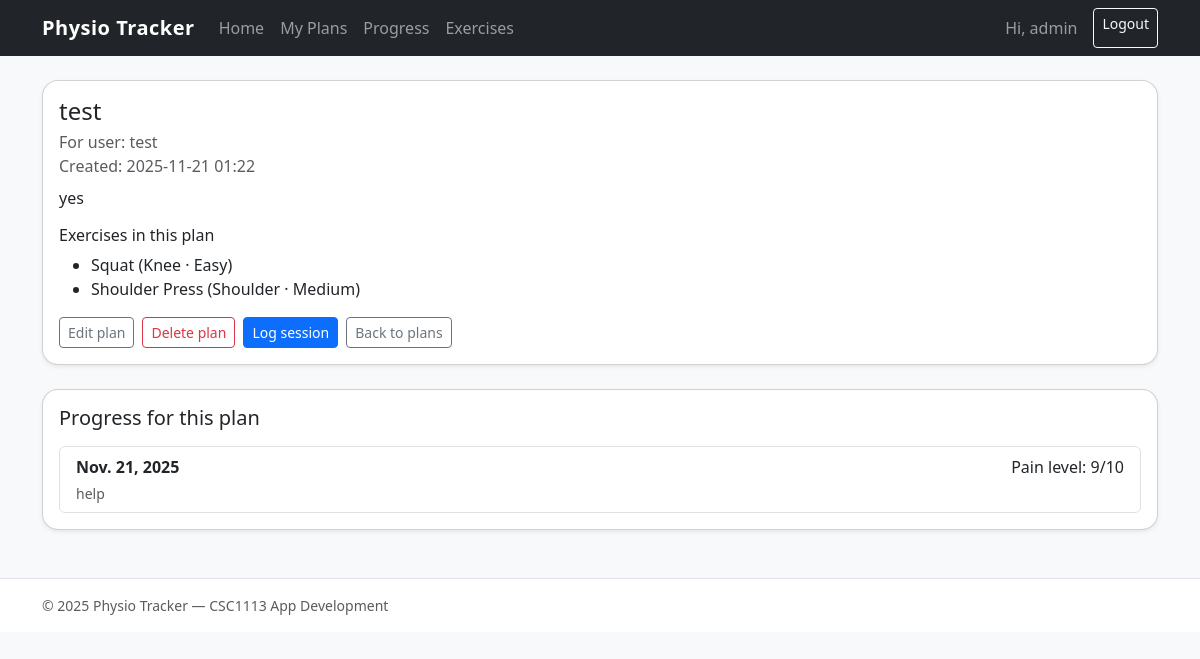
The app's page /plans/8/ (signed in) with its own data.
### tracker/models.py (models this page shows, shortened)
class Plan(models.Model):
    user = models.ForeignKey(User, on_delete=models.CASCADE)
    created_by = models.ForeignKey(
        User,
        on_delete=models.SET_NULL,
        null=True,
        blank=True,
        related_name='plans_created'
    )
    name = models.CharField(max_length=100)
    description = models.TextField(blank=True)
    exercises = models.ManyToManyField(Exercise, blank=True)
    created_at = models.DateTimeField(auto_now_add=True)

class Exercise(models.Model):
    BODY_AREAS = [
        ('Legs', 'Legs'),
        ('Shoulder', 'Shoulder'),
        ('Back', 'Back'),
        ('Neck', 'Neck'),
        ('Other', 'Other'),
    ]
    DIFFICULTIES = [
        ('Easy', 'Easy'),
        ('Medium', 'Medium'),
        ('Hard', 'Hard'),
    ]
    name = models.CharField(max_length=100)
    description = models.TextField()
    body_area = models.CharField(max_length=20, choices=BODY_AREAS)
    difficulty = models.CharField(max_length=10, choices=DIFFICULTIES)
    image = models.ImageField(upload_to='exercises/', blank=True, null=True)

class SessionLog(models.Model):
    user = models.ForeignKey(User, on_delete=models.CASCADE)
    plan = models.ForeignKey(Plan, on_delete=models.CASCADE)
    date = models.DateField(auto_now_add=True)
    pain_level = models.IntegerField()
    notes = models.TextField(blank=True)

### tracker/views.py (the view)
# urls.py: path('plans/<int:pk>/', views.plan_detail, name='plan_detail'),
@login_required
def plan_detail(request, pk):
    plan = get_object_or_404(Plan, pk=pk)
    if not (
        (not is_physio(request.user) and plan.user == request.user) or
        (is_physio(request.user) and plan.created_by == request.user)
    ):
        return redirect('plan_list')
    logs = SessionLog.objects.filter(plan=plan).order_by('-date')
    return render(request, 'plan_detail.html', {
        'plan': plan,
        'logs': logs,
        'is_physio': is_physio(request.user),
    })

### tracker/views.py (called while the page is built)
def is_physio(user):
    return user.is_authenticated and user.groups.filter(name="Physio").exists()

### tracker/templates/plan_detail.html (shortened to what this page needs)
{% extends "base.html" %}
{% block content %}
<div class="card page-card shadow-sm mb-4">
  <div class="card-body">
    <h1 class="h4 mb-1">{{ plan.name }}</h1>
    <p class="text-muted mb-2">
      For user: {{ plan.user.username }}<br>
      Created: {{ plan.created_at|date:"Y-m-d H:i" }}
    </p>
    <p>{{ plan.description|default:"No description provided." }}</p>
    <h2 class="h6 mt-3">Exercises in this plan</h2>
    <ul class="mb-0">
      {% for ex in plan.exercises.all %}
        <li>{{ ex.name }} ({{ ex.body_area }} · {{ ex.difficulty }})</li>
      {% empty %}
        <li>No exercises assigned.</li>
      {% endfor %}
    </ul>
    <div class="mt-3 d-flex gap-2">
      {% if is_physio %}
        <a href="{% url 'plan_edit' plan.pk %}" class="btn btn-sm btn-outline-secondary">Edit plan</a>
        <a href="{% url 'plan_delete' plan.pk %}" class="btn btn-sm btn-outline-danger">Delete plan</a>
      {% endif %}
      <a href="{% url 'log_create_for_plan' plan.pk %}" class="btn btn-sm btn-primary">Log session</a>
      <a href="{% url 'plan_list' %}" class="btn btn-sm btn-outline-secondary">Back to plans</a>
    </div>
  </div>
</div>
<div class="card page-card shadow-sm">
  <div class="card-body">
    <h2 class="h5 mb-3">Progress for this plan</h2>
    {% if logs %}
      <div class="list-group">
        {% for log in logs %}
          <div class="list-group-item">
            <div class="d-flex justify-content-between">
              <strong>{{ log.date }}</strong>
              <span>Pain level: {{ log.pain_level }}/10</span>
            </div>
            {% if log.notes %}
              <p class="mb-0 small text-muted mt-1">{{ log.notes }}</p>
            {% endif %}
          </div>
        {% endfor %}
      </div>
    {% else %}
      <p class="text-muted mb-0">No session logs for this plan yet.</p>
    {% endif %}
  </div>
</div>
{% endblock %}

### tracker/templates/base.html (shortened to what this page needs)
{% load static %}
<!DOCTYPE html>
<html lang="en">
<head>
  <link href="https://cdn.jsdelivr.net/npm/bootstrap@5.3.3/dist/css/bootstrap.min.css" rel="stylesheet">
</head>
<body class="bg-light">
  <nav class="navbar navbar-expand-lg navbar-dark bg-dark">
    <div class="container">
      <a class="navbar-brand brand-logo" href="/">Physio Tracker</a>
      <div id="navContent" class="collapse navbar-collapse">
        <ul class="navbar-nav me-auto mb-2 mb-lg-0">
          <li class="nav-item"><a class="nav-link" href="/">Home</a></li>
          <li class="nav-item"><a class="nav-link" href="{% url 'plan_list' %}">My Plans</a></li>
          <li class="nav-item"><a class="nav-link" href="{% url 'log_list' %}">Progress</a></li>
          <li class="nav-item"><a class="nav-link" href="{% url 'exercise_list' %}">Exercises</a></li>
        </ul>
        <div class="d-flex">
         {% if request.user.is_authenticated %}
           <span class="navbar-text me-3">Hi, {{ request.user.username }}</span>
           <a class="btn btn-outline-light btn-sm" href="{% url 'logout' %}">Logout</a>
        {% else %}
           <a class="btn btn-outline-light btn-sm me-2" href="{% url 'login' %}">Login</a>
           <a class="btn btn-warning btn-sm" href="{% url 'register' %}">Sign up</a>
        {% endif %}
        </div>
      </div>
    </div>
  </nav>
  <main class="container py-4">
    {% block content %}{% endblock %}
  </main>
  <footer class="border-top bg-white py-3 mt-4">
    <div class="container small text-muted">
      &copy; {% now "Y" %} Physio Tracker — CSC1113 App Development
    </div>
  </footer>
</body>
</html>

### tracker/templates/base.html (style rules this page uses)
.brand-logo { font-weight: 700; letter-spacing: .5px; }
.page-card { border-radius: 1rem; }

### records on screen
Plan: name "test", user.username "test", created_at "2025-11-21 01:22", description "yes"
Exercise: name "Squat", body_area "Knee", difficulty "Easy"
Exercise: name "Shoulder Press", body_area "Shoulder", difficulty "Medium"
SessionLog: date "Nov. 21, 2025", pain_level "9", notes "help"

### other values on screen
{{ request.user.username }} "admin"
